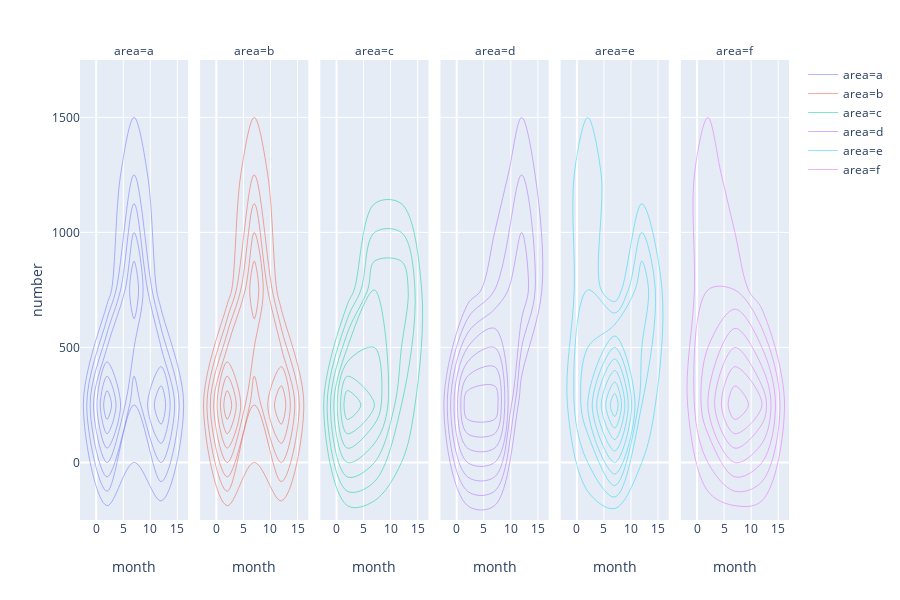

Notebook code for this chart:
### Code cell
px.density_contour(dataset, x="month", y="number", color="area", facet_col="area")

### Figure 1 — Plotly figure (JSON) as saved in the notebook; plotly's stock layout.template omitted (floating-point values rounded to 4 significant figures)
{"data": [{"contours": {"coloring": "none"}, "legendgroup": "area=a", "line": {"color": "#636efa"}, "name": "area=a", "showlegend": true, "type": "histogram2dcontour", "uid": "9c4b2eaf-d6a1-4447-ad98-3d9345f0e07c", "x": [1, 2, 3, 4, 5, 6, 7, 8, 9, 10, 11, 12], "xaxis": "x", "y": [320, 356, 341, 468, 696, 831, 1088, 720, 449, 312, 287, 313], "yaxis": "y"}, {"contours": {"coloring": "none"}, "legendgroup": "area=b", "line": {"color": "#EF553B"}, "name": "area=b", "showlegend": true, "type": "histogram2dcontour", "uid": "b748cc6b-c561-42d2-8385-a89d8eb6d5de", "x": [1, 2, 3, 4, 5, 6, 7, 8, 9, 10, 11, 12], "xaxis": "x2", "y": [303, 318, 299, 241, 289, 669, 826, 1143, 550, 342, 301, 296], "yaxis": "y"}, {"contours": {"coloring": "none"}, "legendgroup": "area=c", "line": {"color": "#00cc96"}, "name": "area=c", "showlegend": true, "type": "histogram2dcontour", "uid": "335e4f35-d3fd-461f-9056-ac47adf29a22", "x": [1, 2, 3, 4, 5, 6, 7, 8, 9, 10, 11, 12], "xaxis": "x3", "y": [341, 319, 268, 254, 322, 378, 483, 762, 935, 980, 511, 302], "yaxis": "y"}, {"contours": {"coloring": "none"}, "legendgroup": "area=d", "line": {"color": "#ab63fa"}, "name": "area=d", "showlegend": true, "type": "histogram2dcontour", "uid": "9a29193c-e598-4c28-8fb2-e1cdab4c6b55", "x": [1, 2, 3, 4, 5, 6, 7, 8, 9, 10, 11, 12], "xaxis": "x4", "y": [416, 337, 362, 340, 361, 388, 404, 461, 522, 878, 1031, 659], "yaxis": "y"}, {"contours": {"coloring": "none"}, "legendgroup": "area=e", "line": {"color": "#19d3f3"}, "name": "area=e", "showlegend": true, "type": "histogram2dcontour", "uid": "c1c45d1c-fa3f-43ef-888e-d98db4b126f5", "x": [1, 2, 3, 4, 5, 6, 7, 8, 9, 10, 11, 12], "xaxis": "x5", "y": [1073, 684, 466, 305, 324, 298, 366, 269, 341, 402, 559, 853], "yaxis": "y"}, {"contours": {"coloring": "none"}, "legendgroup": "area=f", "line": {"color": "#e763fa"}, "name": "area=f", "showlegend": true, "type": "histogram2dcontour", "uid": "a36715ae-09ed-402a-a8ea-cdf739a816d0", "x": [1, 2, 3, 4, 5, 6, 7, 8, 9, 10, 11, 12], "xaxis": "x6", "y": [352, 469, 898, 1136, 740, 416, 332, 267, 309, 368, 287, 311], "yaxis": "y"}], "layout": {"annotations": [{"showarrow": false, "text": "area=a", "textangle": 0, "x": 0.07627, "xanchor": "center", "xref": "paper", "y": 1.02, "yanchor": "middle", "yref": "paper"}, {"showarrow": false, "text": "area=b", "textangle": 0, "x": 0.2458, "xanchor": "center", "xref": "paper", "y": 1.02, "yanchor": "middle", "yref": "paper"}, {"showarrow": false, "text": "area=c", "textangle": 0, "x": 0.4153, "xanchor": "center", "xref": "paper", "y": 1.02, "yanchor": "middle", "yref": "paper"}, {"showarrow": false, "text": "area=d", "textangle": 0, "x": 0.5847, "xanchor": "center", "xref": "paper", "y": 1.02, "yanchor": "middle", "yref": "paper"}, {"showarrow": false, "text": "area=e", "textangle": 0, "x": 0.7542, "xanchor": "center", "xref": "paper", "y": 1.02, "yanchor": "middle", "yref": "paper"}, {"showarrow": false, "text": "area=f", "textangle": 0, "x": 0.9237, "xanchor": "center", "xref": "paper", "y": 1.02, "yanchor": "middle", "yref": "paper"}], "grid": {"xaxes": ["x", "x2", "x3", "x4", "x5", "x6"], "xgap": 0.1, "xside": "bottom", "yaxes": ["y"], "ygap": 0.1, "yside": "left"}, "height": 600, "legend": {"tracegroupgap": 0}, "margin": {"t": 60}, "xaxis": {"title": {"text": "month"}}, "xaxis2": {"matches": "x", "title": {"text": "month"}}, "xaxis3": {"matches": "x", "title": {"text": "month"}}, "xaxis4": {"matches": "x", "title": {"text": "month"}}, "xaxis5": {"matches": "x", "title": {"text": "month"}}, "xaxis6": {"matches": "x", "title": {"text": "month"}}, "yaxis": {"title": {"text": "number"}}}}
